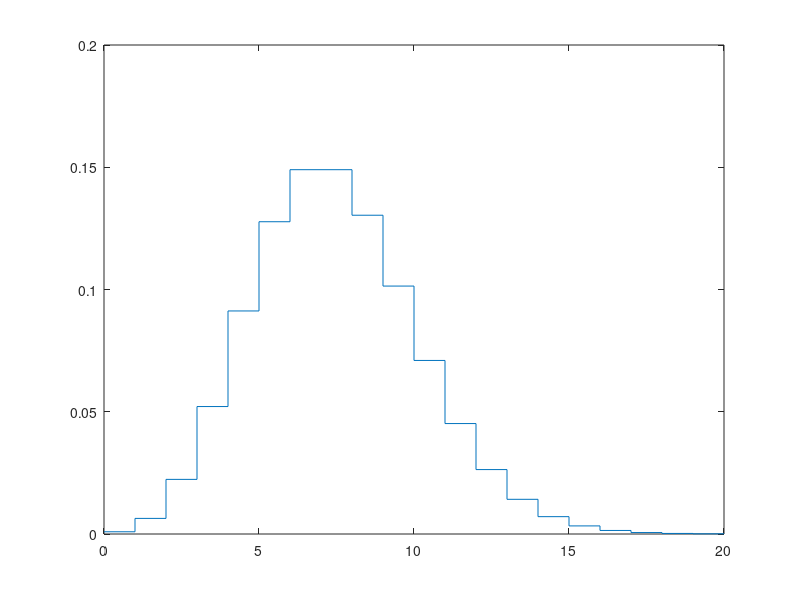

Write MATLAB code to recreate this figure.
%1B
normcdf(0.7)
normcdf(1.7)
normcdf(2.3)
%1C
norminv(0.7580)
erfcinv(0.7580)
%2
x = linspace(0,30,100000);
pd = makedist('Rayleigh', 'b' , 500);
pl1 = plot(x,pdf(pd,x), "linewidth" , 2);
fx = raylcdf(pdf(pd,x),2);
total= mean(fx)
%3
%Choosing to measure the probability that a point is behind the peak
unc = pdf(pd,x); 
inc = erfcinv(unc);
err = immse(unc, inc);
p = mean(pdf(pd,x));
int = raylcdf(unc,2);
inT = 1000*sum(int);
sigma = sqrt(2/pi)* p;
variance = (sigma^2)*((4-pi)/2);
probab1 = 1 - exp(-(p^2)/(2*sigma^2));
%alpha = zeros(1,30);
%for x1 = 1:30
    %alpha(1,x1) =(log(1-inT))/(log(1-exp(-(theta/x1)^2)));
%end
%Non-continous
sample = 0:1:20 ;
pdrn = makedist('Poisson' , 'lambda' , 4);
stairs(sample,100*pdf(pdrn,sample));
eqnp = 100*pdf(pdrn,sample);
p1 = mean(eqnp);
theta = (std(eqnp))^2;
lambda = 4;
%trying to determine the probability if that 'i' number of detected gamma rays
%will be detected proves why i can't be 9.2 but 9 or 10 instead
i = input('probability of detecting total number of gamma rays =');
probab = 1-(lambda^i *(exp(-i))/(factorial(i)))
%trying poisson with a different lambda 
pdrn1 = makedist('Poisson', 'lambda', 7);
stairs(sample,pdf(pdrn1,sample));


    

    
    